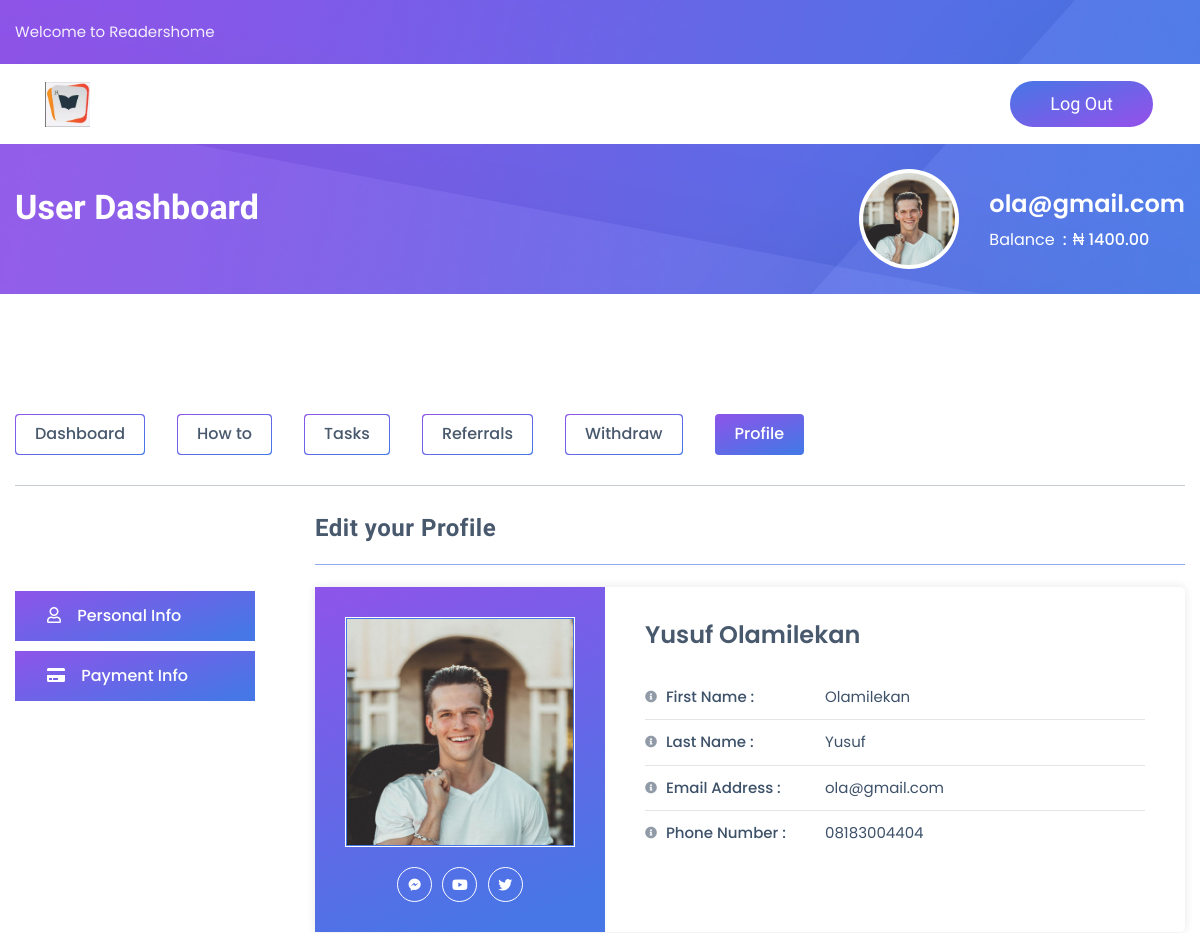
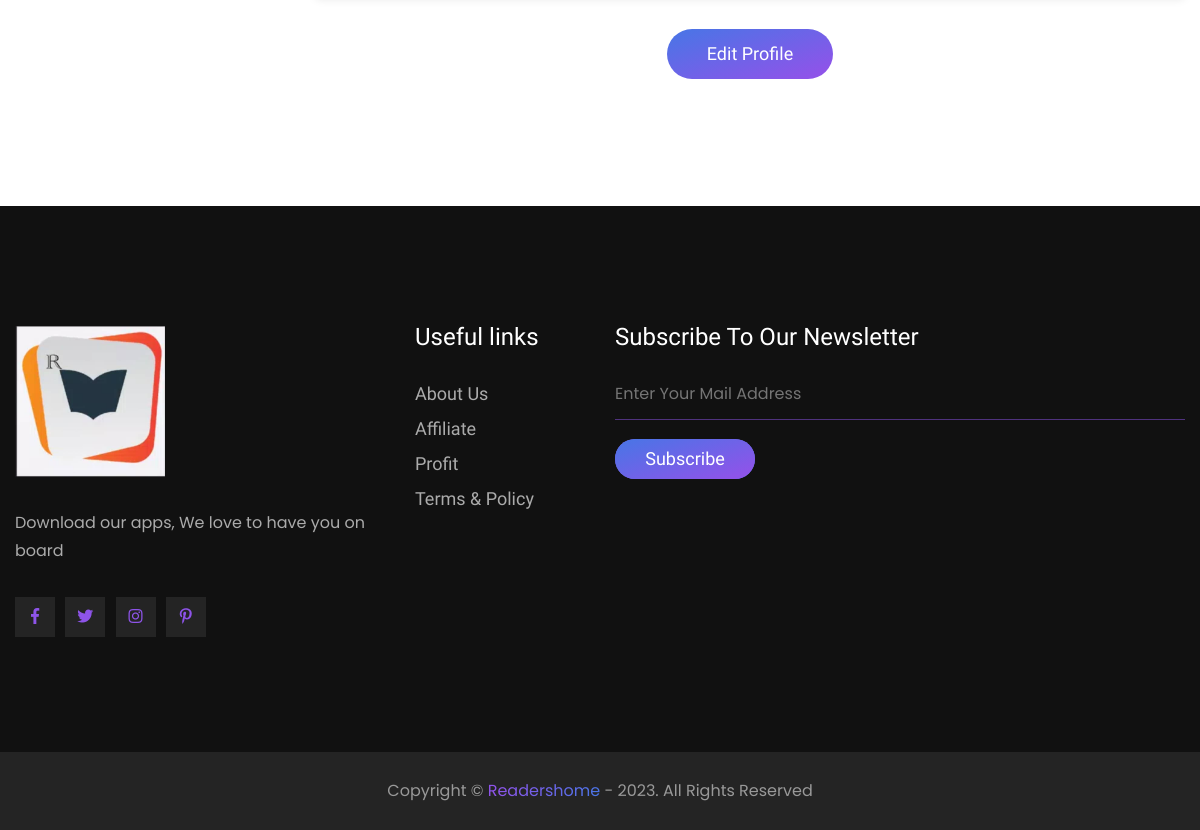
Screenshot of /profile (signed in) with the database file from the repository (2 pictures, top to bottom).
### authentication/models.py (models this page shows, shortened)
class User(AbstractBaseUser, PermissionsMixin, TimestampedModel):
    id = models.UUIDField(auto_created=True, default=uuid.uuid4, primary_key=True, verbose_name='ID', editable=False)
    username = models.CharField(db_index=True, max_length=255, unique=True)
    email = models.CharField(max_length=255, unique=True)
    firstname = models.CharField(max_length=255)
    lastname = models.CharField(max_length=255)
    phone = models.CharField(max_length=255)
    activation_token = models.UUIDField(auto_created=True, default=uuid.uuid4, editable=False, unique=True)
    referral_code = models.CharField(null=True, blank=True, max_length=255)
    is_active = models.BooleanField(default=True)
    is_vip = models.BooleanField(default=False)
    is_staff = models.BooleanField(default=False)
    first_app = models.BooleanField(default=False)
    second_app = models.BooleanField(default=False)
    third_app = models.BooleanField(default=False)
    fourth_app = models.BooleanField(default=False)
    objects = UserManager()
    USERNAME_FIELD = 'email'
    def __str__(self):
        return self.email
    @property
    def fullname(self):
        return f'{self.lastname} {self.firstname}'

### account/models.py (models this page shows, shortened)
class UserProfile(TimestampedModel):
    user = models.OneToOneField(User, on_delete=models.CASCADE, related_name='profile')
    account_balance = models.DecimalField(max_digits=10, decimal_places=2, default=0)

### base/views.py (the view)
# urls.py: path('profile', profile, name='profile'),
@login_required(login_url="/")
def profile(request):
    context = {}
    return render(request,"profile.html", context)

### base/context_proccessor.py (called while the page is built)
def host(request):
    context = {
        'host': request.environ.get("HTTP_HOST"),
        'completed': request.user.first_app and request.user.second_app and request.user.third_app and request.user.fourth_app if request.user.is_authenticated else False,
    }
    return context

### templates/profile.html (shortened to what this page needs)
{% extends 'base.html' %}
{% load static %}
{% block content %}
<div class="user-dashboard">
    <div class="container">
        {% include "common/dashboard-menu.html" %}
        <div class="profile">
            <div class="row justify-content-center">
                <div class="col-xl-3 col-lg-3">
                    <div class="accont-tab">
                        <div class="nav flex-column nav-pills" id="v-pills-tab" role="tablist" aria-orientation="vertical">
                            <a class="nav-link active" id="personal-info-tab" data-toggle="pill" href="#personal-info" role="tab" aria-controls="v-pills-home" aria-selected="true"><i class="far fa-user"></i> Personal Info</a>
                            <a class="nav-link" id="payment-info-tab" data-toggle="pill" href="#payment-info" role="tab" aria-controls="v-pills-profile" aria-selected="false"><i class="fas fa-credit-card"></i> Payment Info</a>
                        </div>
                    </div>
                </div>
                <div class="col-xl-9 col-lg-9">
                    <div class="tab-content" id="v-pills-tabContent">
                        <div class="tab-pane fade show active" id="personal-info" role="tabpanel" aria-labelledby="personal-info-tab">
                            <h3 class="title">Edit your Profile</h3>
                            <div class="player-profile">
                                <div class="row no-gutters">
                                    <div class="col-xl-4 col-lg-4 col-md-4">
                                        <div class="player-card">
                                            <div class="part-pic">
                                                <img src="{% static 'img/member-1.jpg' %}" alt="">
                                            </div>
                                            <div class="social-link">
                                                <ul>
                                                    <li>
                                                        <a href="#">
                                                            <i class="fab fa-facebook-messenger"></i>
                                                        </a>
                                                    </li>
                                                    <li>
                                                        <a href="#">
                                                            <i class="fab fa-youtube"></i>
                                                        </a>
                                                    </li>
                                                    <li>
                                                        <a href="#">
                                                            <i class="fab fa-twitter"></i>
                                                        </a>
                                                    </li>
                                                </ul>
                                            </div>
                                        </div>
                                    </div>
                                    <div class="col-xl-8 col-lg-8 col-md-8">
                                        <div class="part-info">
                                            <span class="player-name">
                                                {{ request.user.fullname }}
                                            </span>
                                            <ul>
                                                <li>
                                                    <span class="property"><i class="fas fa-info-circle"></i> First Name :</span>
                                                    <span class="value">{{ request.user.firstname}} </span>
                                                </li>
                                                <li>
                                                    <span class="property"><i class="fas fa-info-circle"></i> Last Name :</span>
                                                    <span class="value">{{request.user.lastname}}</span>
                                                </li>
                                                <li>
                                                    <span class="property"><i class="fas fa-info-circle"></i> Email Address :</span>
                                                    <span class="value">{{request.user.email}}</span>
                                                </li>
                                                <li>
                                                    <span class="property"><i class="fas fa-info-circle"></i> Phone Number :</span>
                                                    <span class="value">{{request.user.phone}}</span>
                                                </li>
                                            </ul>
                                        </div>
                                    </div>
                                </div>
                            </div>
                            <div class="edit-profile text-center">
                                <a href="#" class="btn-hyipox-2">Edit Profile</a>
                            </div>
                        </div>
                    </div>
                </div>
            </div>
        </div>
    </div>
</div>
{% endblock content %}

### templates/common/breadcrumbs.html (shortened to what this page needs)
{% load static %}
<div class="breadcrumb-oitila db-breadcrumb">
    <div class="container">
        <div class="row justify-content-lg-around">
            <div class="col-xl-6 col-lg-7 col-md-5 col-sm-6 col-8">
                <div class="part-txt">
                    <h1>User Dashboard</h1>
                </div>
            </div>
            {% if request.user %}
            <div class="col-xl-6 col-lg-5 col-md-7 col-sm-6 col-4 d-flex align-items-center">
                <div class="db-user-profile">
                    <div class="part-data">
                        <span class="name">{{ request.user }}
                        </span>
                        <ul>
                            <li>
                                <span class="text">Balance</span>
                                <span class="number">₦ {{request.user.profile.account_balance}}</span>
                            </li>
                        </ul>
                    </div>
                    <div class="part-img">
                        <img src="{% static 'img/member-1.jpg' %}" alt="">
                    </div>
                </div>
            </div>
            {% endif %}
        </div>
    </div>
</div>

### rows the page displays
User: user "ola@gmail.com", user.profile.account_balance "1400.00", user.fullname "Yusuf Olamilekan", user.firstname "Olamilekan", user.lastname "Yusuf", user.email "ola@gmail.com", user.phone "08183004404"
